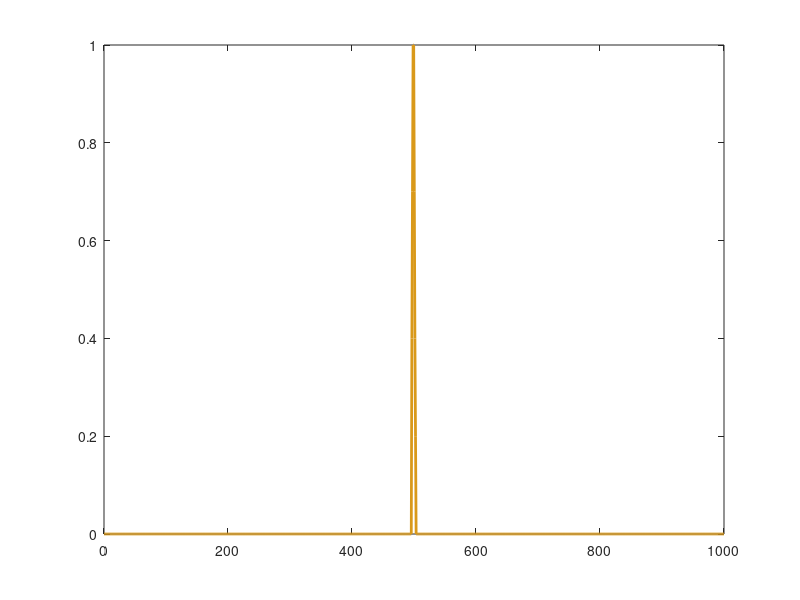

Recreate this plot in MATLAB. (Note: this script raises an error after producing the figure.)
%% Demonstração de Curtose Espectral com cores académicas e labels em português
fs = 2000;
N = 2048;
freqs = linspace(0, fs/2, N/2);

% --- Funções ---
spectral_centroid = @(P,f) sum(f.*P)/sum(P);
spectral_kurtosis = @(P,f) deal(sum(((f-spectral_centroid(P,f)).^4).* (P/sum(P))) / ...
                                (sum(((f-spectral_centroid(P,f)).^2).* (P/sum(P))).^2), spectral_centroid(P,f));

% --- Sinal 1: impacto (energia concentrada, alta SK) ---
P1 = zeros(1, N/2);

% deslocar o pico para o centro (~500 Hz) e dar-lhe uma largura maior
center = 500 / (fs/2) * (N/2); % índice correspondente a 500 Hz
P1(round(center-3:center+3)) = [0.4 0.7 1 1 0.7 0.4 0.2];  % forma tipo sino
P1 = P1 + 1e-6; 
P1 = P1 / max(P1);

[SK1, fcent1] = spectral_kurtosis(P1, freqs);

figure('Position',[100 100 450 400],'Color','w');
plot(freqs, P1, 'LineWidth', 2, 'Color', [0.85 0.6 0.1]); hold on;
xline(fcent1, '--k', 'LineWidth',1.5);
xlabel('Frequência (Hz)');
ylabel('Densidade espectral de potência');
%title(sprintf('Impacto (alta curtose) - SK = %.2f', SK1));
ylim([0 1.1]); grid on;
ax = gca;
ax.GridLineStyle = ':';
ax.GridColor = [0.6 0.6 0.6];
ax.GridAlpha = 0.3;
ax.FontSize = 10;

% --- Sinal 2: ruído branco (energia dispersa, baixa SK) ---
rng(0);
P2 = rand(1, N/2) + 1e-6;
P2 = P2 / max(P2);
[SK2, fcent2] = spectral_kurtosis(P2, freqs);

figure('Position',[600 100 450 400],'Color','w');
plot(freqs, P2, 'LineWidth', 2, 'Color', [0.85 0.6 0.1]); hold on;
xline(fcent2, '--k', 'LineWidth',1.5);
xlabel('Frequência (Hz)');
ylabel('Densidade espectral de potência');
%title(sprintf('Ruído branco (baixa curtose) - SK = %.2f', SK2));
ylim([0 1.1]); grid on;
ax = gca;
ax.GridLineStyle = ':';
ax.GridColor = [0.6 0.6 0.6];
ax.GridAlpha = 0.3;
ax.FontSize = 10;

